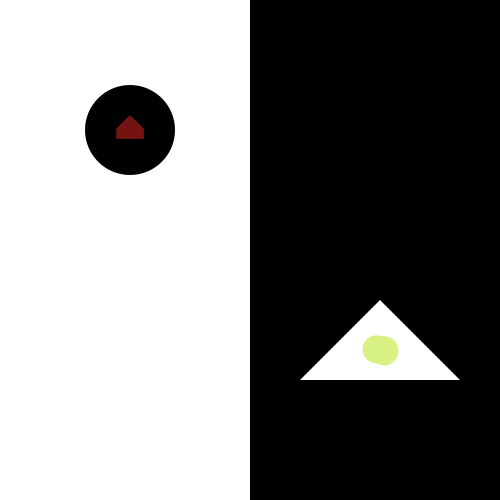
Frame 1 (no input)
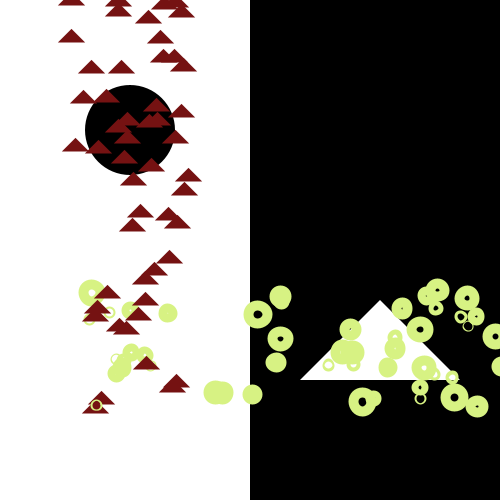
Frame 60 (the mouse pressed at the canvas centre just before this capture)
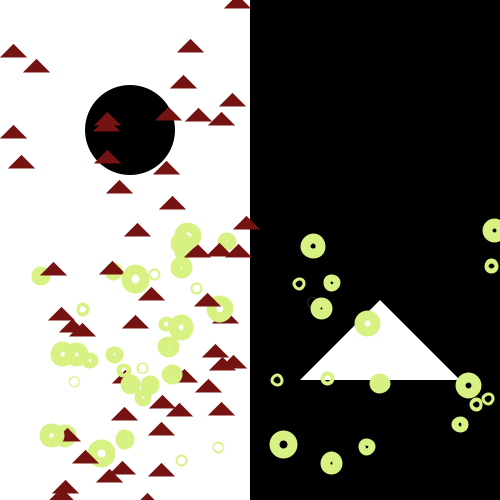
Frame 120 (the mouse held since frame 60 and released just before this capture)

The Processing sketch that drew these frames (run headless with seeded random() and noise(); from frame 60 on, the mouse is pressed at the canvas centre):

// Processing sketch: natalias10t00
// ── natalias10t00.pde
//variable
Natalia [] n= new Natalia[50];

void setup() {
  size(500,500);
  
for(int i= 0; i< n.length; i++){
n[i]= new Natalia(random(20));
}
}

void draw(){
//lado derecho
fill(#FFFFFF);//color rect blanco
noStroke();
rect(0, 0, 250, 500);

fill(#000000);//color curculo negro
noStroke();
ellipse(130, 130, 90, 90);

//lado izquerdo
fill(#000000);//color rect negro
rect(250, 0, 250, 500);

fill(#FFFFFF);//color triangulo blanco
noStroke();
triangle(380, 300, 460, 380, 300, 380);

for(int i= 0; i< n.length; i++){
  n[i].yang();
  n[i].yin();
}
}
// ── Natalia.pde
class Natalia {
  float x, y, x2, y2, vx, vy, vx2, vy2, tam;
  color negro, blanco, burdeo, verde;

//constructor
Natalia (float tam){
 x = 130;
 y = 130;
 x2 = 380;
 y2 = 350;
 vx = random(-1,1);
 vy = random(-5,5);
 vx2 = random(-5,5);
 vy2 = random(-1,1);
 negro = (#000000);
 blanco = (#FFFFFF);
 burdeo = (#751212);
 verde = (#D7F283);
 this.tam = tam;

}

//metodos
void yang(){
movyang();
triyang();
}

//movimiento en el eje x es lento(-1,1) y eje y más rápido (-5,5)
void movyang() {
x += vx;
y += vy;

if (x < 0 || x > 500) { // si x es menor que 0 o x es mayor que 500
    vx *= -1;            // entonces la velocidad es -1
}
 
 if (y < 0 || y > 500) { // si y es menor que 0 o y es mayor que 500
    vy *= -1;            // entonces la velocidad es -1
}
}

//yang como triángulo, parte con movimiento vertical
void triyang(){
  stroke(burdeo);
  strokeWeight(8);
  noFill();
  triangle(x, y-4, x+4, y, x-4, y);
}


void yin(){
movyin();
ciryin();
}

//movimiento en el eje x es rápido(-5,5) y eje x más lento (-1,1)
void movyin() {
x2 += vx2;
y2 += vy2;

if (x2 < 0 || x2 > 500) { // si x2 es menor que 0 o x2 es mayor que 500
    vx2 *= -1;            // entonces la velocidad es -1
}
 
 if (y2 < 0 || y2 > 500) { // si y2 es menor que 0 o y2 es mayor que 500
    vy2 *= -1;            // entonces la velocidad es -1
}
}

//yin como donuts diferentes tamaños, parte con movimiento horizontal
void ciryin(){
  stroke(verde);
  strokeWeight(10);
  noFill();
  ellipse(x2, y2, tam, tam);
}
}
